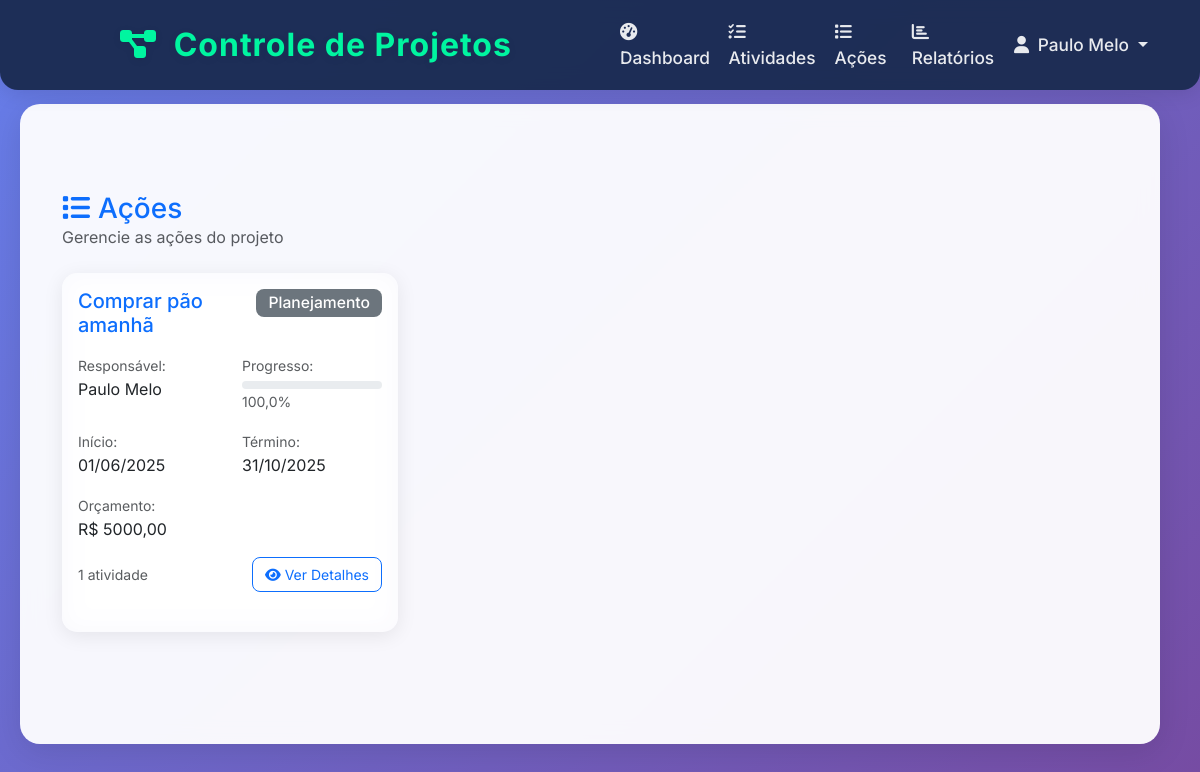
/activities/actions/ (signed in), run on the app's committed database.
### activities/models.py (models this page shows, shortened)
class Action(models.Model):
    name = models.CharField(max_length=200, verbose_name="Nome da Ação")
    description = models.TextField(blank=True, null=True, verbose_name="Descrição")
    owner = models.ForeignKey(
        Worker,
        on_delete=models.PROTECT,
        related_name='owned_actions',
        verbose_name="Responsável"
    )
    start_date = models.DateField(verbose_name="Data de Início")
    end_date = models.DateField(verbose_name="Data de Término")
    budget = models.DecimalField(
        max_digits=12,
        decimal_places=2,
        blank=True,
        null=True,
        verbose_name="Orçamento"
    )
    status = models.CharField(
        max_length=20,
        choices=[
            ('planning', 'Planejamento'),
            ('in_progress', 'Em Andamento'),
            ('completed', 'Concluído'),
            ('cancelled', 'Cancelado'),
        ],
        default='planning',
        verbose_name="Status"
    )
    created_at = models.DateTimeField(auto_now_add=True, verbose_name="Data de Criação")
    updated_at = models.DateTimeField(auto_now=True, verbose_name="Última Atualização")
    class Meta:
        verbose_name = "Ação"
        verbose_name_plural = "Ações"
        ordering = ['-created_at']
    @property
    def progress_percentage(self):
        activities = self.activities.all()
        if not activities:
            return 0
        completed = activities.filter(status='completed').count()
        total = activities.count()
        return round((completed / total) * 100, 1)
    @property
    def is_overdue(self):
        return self.end_date < timezone.now().date() and self.status != 'completed'

class Worker(models.Model):
    LEVEL_CHOICES = [
        ('admin', 'Administrador'),
        ('manager', 'Gerente'),
        ('collaborator', 'Colaborador'),
    ]
    user = models.OneToOneField(User, on_delete=models.CASCADE, verbose_name="Usuário")
    level = models.CharField(
        max_length=20,
        choices=LEVEL_CHOICES,
        default='collaborator',
        verbose_name="Nível"
    )
    department = models.CharField(max_length=100, verbose_name="Departamento")
    phone = models.CharField(max_length=20, blank=True, null=True, verbose_name="Telefone")
    created_at = models.DateTimeField(auto_now_add=True, verbose_name="Data de Criação")
    updated_at = models.DateTimeField(auto_now=True, verbose_name="Última Atualização")
    class Meta:
        verbose_name = "Trabalhador"
        verbose_name_plural = "Trabalhadores"
        ordering = ['user__first_name', 'user__last_name']
    @property
    def full_name(self):
        return self.user.get_full_name()

class Activity(models.Model):
    STATUS_CHOICES = [
        ('not_started', 'Não Iniciado'),
        ('in_progress', 'Em Andamento'),
        ('completed', 'Concluído'),
        ('paused', 'Pausado'),
    ]
    PRIORITY_CHOICES = [
        ('low', 'Baixa'),
        ('medium', 'Média'),
        ('high', 'Alta'),
        ('urgent', 'Urgente'),
    ]
    name = models.CharField(max_length=200, verbose_name="Nome da Atividade")
    description = models.TextField(blank=True, null=True, verbose_name="Descrição")
    action = models.ForeignKey(
        Action,
        on_delete=models.CASCADE,
        related_name='activities',
        verbose_name="Ação"
    )
    assigned_to = models.ForeignKey(
        Worker,
        on_delete=models.PROTECT,
        related_name='assigned_activities',
        verbose_name="Atribuído para"
    )
    status = models.CharField(
        max_length=20,
        choices=STATUS_CHOICES,
        default='not_started',
        verbose_name="Status"
    )
    priority = models.CharField(
        max_length=20,
        choices=PRIORITY_CHOICES,
        default='medium',
        verbose_name="Prioridade"
    )
    deadline = models.DateField(verbose_name="Prazo")
    estimated_hours = models.DecimalField(
        max_digits=6,
        decimal_places=2,
        blank=True,
        null=True,
        verbose_name="Horas Estimadas"
    )
    created_at = models.DateTimeField(auto_now_add=True, verbose_name="Data de Criação")
    updated_at = models.DateTimeField(auto_now=True, verbose_name="Última Atualização")
    class Meta:
        verbose_name = "Atividade"
        verbose_name_plural = "Atividades"
        ordering = ['-created_at']

### activities/views.py (the view)
# urls.py: path('actions/', views.action_list, name='action_list'),
@login_required
def action_list(request):
    try:
        worker = request.user.worker
    except Worker.DoesNotExist:
        messages.warning(request, 'Complete seu perfil primeiro.')
        return redirect('accounts:complete_profile')
    if worker.level in ['admin', 'manager']:
        actions = Action.objects.all()
    else:
        actions = Action.objects.filter(activities__assigned_to=worker).distinct()
    context = {
        'actions': actions
    }
    return render(request, 'activities/action_list.html', context)

### templates/activities/action_list.html (shortened to what this page needs)
{% extends 'base.html' %}
{% block content %}
<div class="container-fluid">
    <div class="row mb-4">
        <div class="col-12">
            <div class="d-flex justify-content-between align-items-center">
                <div>
                    <h1 class="h3 mb-0 text-primary">
                        <i class="fas fa-list me-2"></i>Ações
                    </h1>
                    <p class="text-muted mb-0">Gerencie as ações do projeto</p>
                </div>
            </div>
        </div>
    </div>
    <div class="row">
        {% if actions %}
            {% for action in actions %}
            <div class="col-lg-6 col-xl-4 mb-4">
                <div class="card h-100">
                    <div class="card-body">
                        <div class="d-flex justify-content-between align-items-start mb-3">
                            <h5 class="card-title mb-0">
                                <a href="{% url 'activities:action_detail' action.pk %}" class="text-decoration-none">
                                    {{ action.name }}
                                </a>
                            </h5>
                            <span class="badge bg-{% if action.status == 'completed' %}success{% elif action.status == 'in_progress' %}warning{% else %}secondary{% endif %}">
                                {{ action.get_status_display }}
                            </span>
                        </div>
                        <div class="row mb-3">
                            <div class="col-6">
                                <small class="text-muted">Responsável:</small>
                                <p class="mb-0">{{ action.owner.full_name }}</p>
                            </div>
                            <div class="col-6">
                                <small class="text-muted">Progresso:</small>
                                <div class="progress mt-1" style="height: 8px;">
                                </div>
                                <small class="text-muted">{{ action.progress_percentage }}%</small>
                            </div>
                        </div>
                        <div class="row mb-3">
                            <div class="col-6">
                                <small class="text-muted">Início:</small>
                                <p class="mb-0">{{ action.start_date|date:"d/m/Y" }}</p>
                            </div>
                            <div class="col-6">
                                <small class="text-muted">Término:</small>
                                <p class="mb-0 {% if action.is_overdue %}text-danger{% endif %}">
                                    {{ action.end_date|date:"d/m/Y" }}
                                </p>
                            </div>
                        </div>
                        {% if action.budget %}
                        <div class="mb-3">
                            <small class="text-muted">Orçamento:</small>
                            <p class="mb-0">R$ {{ action.budget|floatformat:2 }}</p>
                        </div>
                        {% endif %}
                        <div class="d-flex justify-content-between align-items-center">
                            <small class="text-muted">
                                {{ action.activities.count }} atividade{{ action.activities.count|pluralize:"s" }}
                            </small>
                            <a href="{% url 'activities:action_detail' action.pk %}" class="btn btn-outline-primary btn-sm">
                                <i class="fas fa-eye me-1"></i>Ver Detalhes
                            </a>
                        </div>
                    </div>
                </div>
            </div>
            {% endfor %}
        {% endif %}
    </div>
</div>
{% endblock %}

### templates/base.html (shortened to what this page needs)
<!DOCTYPE html>
<html lang="pt-br">
<head>
    <link href="https://cdn.jsdelivr.net/npm/bootstrap@5.3.0/dist/css/bootstrap.min.css" rel="stylesheet">
    <link rel="stylesheet" href="https://cdnjs.cloudflare.com/ajax/libs/font-awesome/6.4.0/css/all.min.css">
    <link rel="stylesheet" href="/static/css/custom.css">
</head>
<body>
    <nav class="navbar navbar-expand-lg navbar-dark fixed-top w-100" style="background: #1A2B50;">
        {% if request.path == '/accounts/login/' or request.path == '/accounts/register/' or request.path == '/accounts/password_reset/' or request.path == '/accounts/password_reset/done/' or request.path == '/accounts/reset/done/' %}
            <div class="container-fluid justify-content-center">
                <a class="navbar-brand mx-auto text-center" style="font-size: 2rem; font-weight: 700; letter-spacing: 1px; width: 100%; display: flex; justify-content: center; align-items: center;">
                    <i class="fas fa-project-diagram me-2"></i>
                    Controle de Projetos
                </a>
            </div>
        {% else %}
            <div class="container-fluid justify-content-center">
                <a class="navbar-brand mx-auto text-center" href="{% url 'dashboard:index' %}" style="font-size: 2rem; font-weight: 700; letter-spacing: 1px;">
                    <i class="fas fa-project-diagram me-2"></i>
                    Controle de Projetos
                </a>
            </div>
            <div class="container-fluid">
                <div class="collapse navbar-collapse justify-content-center" id="navbarNav">
                    <ul class="navbar-nav me-auto">
                        <li class="nav-item">
                            <a class="nav-link" href="{% url 'dashboard:index' %}">
                                <i class="fas fa-tachometer-alt me-1"></i> Dashboard
                            </a>
                        </li>
                        <li class="nav-item">
                            <a class="nav-link" href="{% url 'activities:activity_list' %}">
                                <i class="fas fa-tasks me-1"></i> Atividades
                            </a>
                        </li>
                        <li class="nav-item">
                            <a class="nav-link" href="{% url 'activities:action_list' %}">
                                <i class="fas fa-list me-1"></i> Ações
                            </a>
                        </li>
                        <li class="nav-item">
                            <a class="nav-link" href="{% url 'dashboard:activities_report' %}">
                                <i class="fas fa-chart-bar me-1"></i> Relatórios
                            </a>
                        </li>
                    </ul>
                    <ul class="navbar-nav">
                        {% if user.is_authenticated %}
                            <li class="nav-item dropdown">
                                <a class="nav-link dropdown-toggle" href="#" id="navbarDropdown" role="button" data-bs-toggle="dropdown">
                                    <i class="fas fa-user me-1"></i> {{ user.get_full_name|default:user.username }}
                                </a>
                            </li>
                        {% else %}
                            <li class="nav-item">
                                <a class="nav-link" href="{% url 'accounts:login' %}">
                                    <i class="fas fa-sign-in-alt me-1"></i> Entrar
                                </a>
                            </li>
                        {% endif %}
                    </ul>
                </div>
            </div>
        {% endif %}
    </nav>
    <div style="height: 80px;"></div>
    {% block main_content %}
    <div class="main-content container mt-4 centraliza-tela">
        {% block content %}{% endblock %}
    </div>
    {% endblock %}
</body>
</html>

### static/css/custom.css (style rules this page uses)
:root { --primary-color: #1A2B50; --secondary-color: #00F5A0; --accent-color: #4ECDC4; --success-color: #96CEB4; --warning-color: #FFE66D; --danger-color: #FF6B6B; --bg-gradient: linear-gradient(135deg, #667eea 0%, #764ba2 100%); --glass-bg: rgba(255,255,255,0.15); --glass-blur: blur(12px); --shadow: 0 8px 32px 0 rgba(31, 38, 135, 0.15); --border-radius: 18px; --font-main: 'Inter', Arial, sans-serif; }
body { background: var(--bg-gradient); font-family: var(--font-main); min-height: 100vh; }
.navbar { background: var(--glass-bg); backdrop-filter: var(--glass-blur); box-shadow: var(--shadow); border-radius: 0 0 var(--border-radius) var(--border-radius); padding: 0.7rem 2rem; }
.navbar-brand { font-size: 2.1rem; font-weight: 800; color: var(--secondary-color) !important; letter-spacing: 1px; text-shadow: 0 2px 8px rgba(0,0,0,0.08); }
.nav-link, .dropdown-item { font-weight: 500; font-size: 1.08rem; color: #fff !important; transition: background 0.2s, color 0.2s; }
.main-content { margin-top: 30px; margin-bottom: 30px; }
.card, .kpi-card { background: var(--glass-bg); backdrop-filter: var(--glass-blur); box-shadow: var(--shadow); border-radius: var(--border-radius); border: none; margin-bottom: 1.5rem; }
.badge { border-radius: 8px; padding: 7px 14px; font-weight: 600; font-size: 0.98rem; }
.progress { border-radius: 10px; height: 10px; background: #e9ecef; }

### templates/base.html (style rules this page uses)
:root { --primary-color: #1A2B50; --secondary-color: #00F5A0; --accent-color: #4ECDC4; --danger-color: #FF6B6B; --warning-color: #FFE66D; --success-color: #96CEB4; --dark-color: #2C3E50; --light-color: #F8F9FA; }
body { font-family: 'Inter', sans-serif; background: linear-gradient(135deg, #667eea 0%, #764ba2 100%); min-height: 100vh; }
.navbar { background: rgba(26, 43, 80, 0.95) !important; backdrop-filter: blur(10px); box-shadow: 0 4px 20px rgba(0, 0, 0, 0.1); }
.navbar-brand { color: var(--secondary-color) !important; font-weight: 700; font-size: 1.5rem; }
.nav-link { color: rgba(255, 255, 255, 0.9) !important; font-weight: 500; transition: all 0.3s ease; }
.main-content { background: rgba(255, 255, 255, 0.95); backdrop-filter: blur(10px); border-radius: 20px; box-shadow: 0 8px 32px rgba(0, 0, 0, 0.1); margin: 20px; padding: 30px; min-height: calc(100vh - 120px); }
.card { border: none; border-radius: 15px; box-shadow: 0 4px 20px rgba(0, 0, 0, 0.08); transition: all 0.3s ease; }
.progress { border-radius: 10px; height: 8px; }
.badge { border-radius: 8px; padding: 6px 12px; font-weight: 500; }
.centraliza-tela { min-height: 80vh; display: flex; flex-direction: column; align-items: center; justify-content: center; }

### templates/activities/action_list.html (style rules this page uses)
.card { border: none; border-radius: 15px; box-shadow: 0 4px 20px rgba(0, 0, 0, 0.08); transition: all 0.3s ease; }
.progress { border-radius: 10px; }
.btn-sm { border-radius: 8px; padding: 6px 12px; }

### data on the page
Action: name "Comprar pão amanhã", status "Planejamento", owner.full_name "Paulo Melo", progress_percentage "100,0", start_date "01/06/2025", end_date "31/10/2025", budget "5000,00", activities.count "1"

### other printed values
{{ user.get_full_name|default:user.username }} "Paulo Melo"
